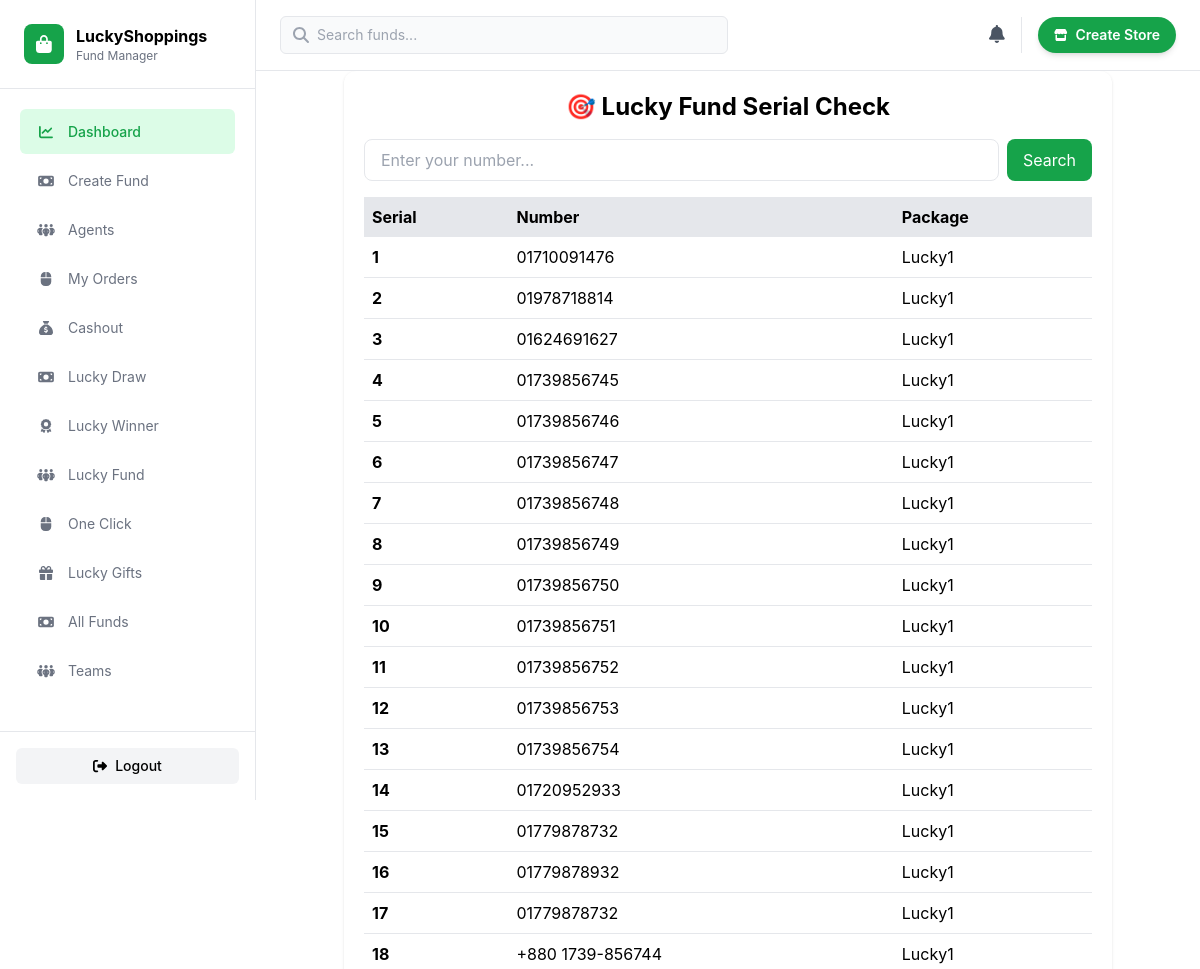
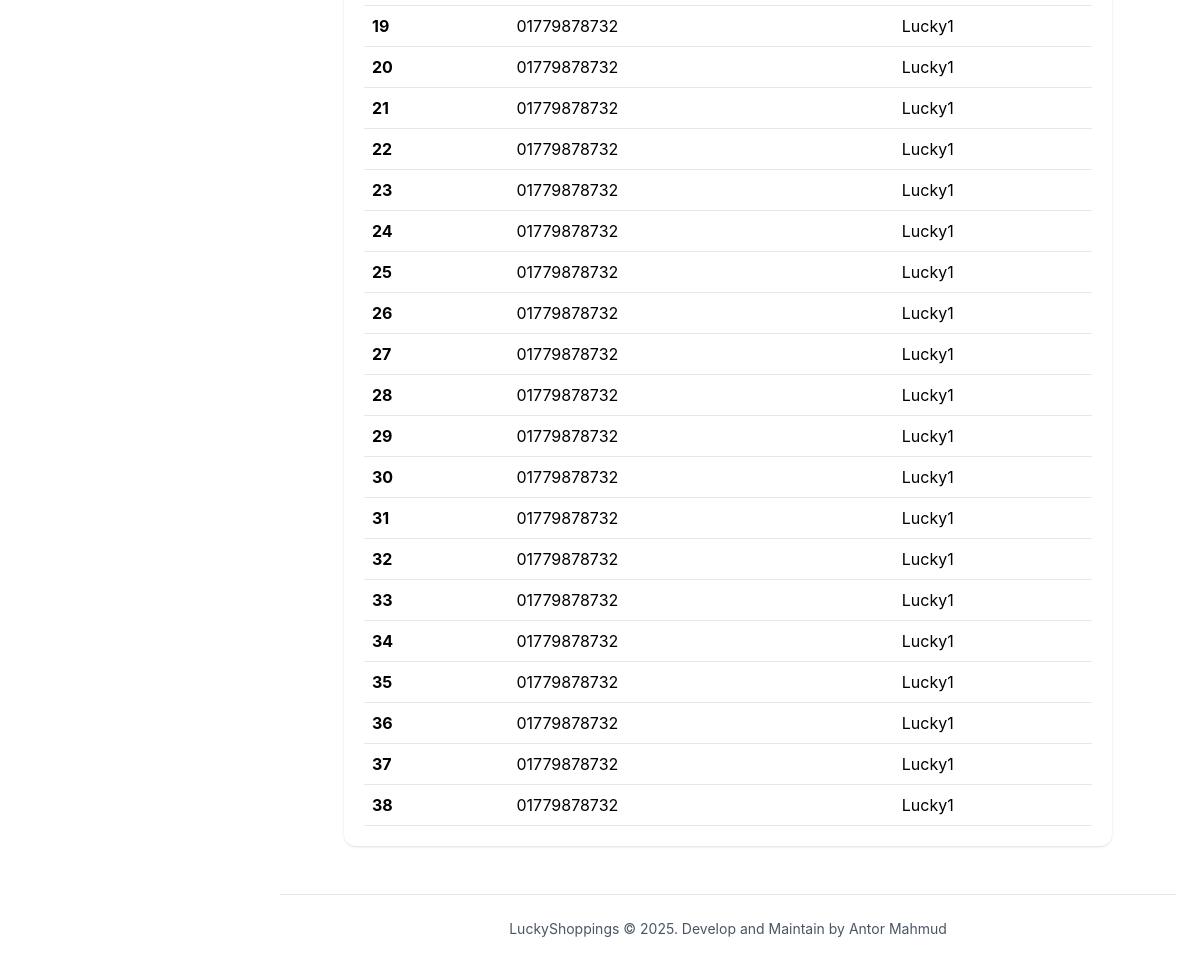
Screenshot of /lucky-fund/ with the database file from the repository (2 pictures, top to bottom).
### base/models.py (models this page shows, shortened)
class BaseModel(models.Model):
    created_at = models.DateTimeField(auto_now_add=True)
    updated_at = models.DateTimeField(auto_now=True)
    is_active = models.BooleanField(default=True)
    class Meta:
        abstract = True
        ordering = ['-created_at']

class LuckyFund(BaseModel):
    number = models.CharField(max_length=20)
    agent = models.ForeignKey(Profile, on_delete=models.CASCADE, related_name='fund_agent', null=True, blank=True)
    profile = models.ForeignKey(Profile, on_delete=models.CASCADE, related_name='lucky_funding')
    package = models.ForeignKey(LuckyPackage, on_delete=models.CASCADE,
    related_name='pack',
    null=True,
    blank=True
    )
    balance = models.IntegerField(default=00)
    is_rewarded = models.BooleanField(default=False)

class LuckyPackage(BaseModel):
    name = models.CharField(max_length=50)
    price = models.IntegerField(default=0)
    reward = models.IntegerField(default=0)

### base/views.py (the view)
# urls.py: path('lucky-fund/', luckyfund_list, name='luckyfund_list'),
def luckyfund_list(request):
    query = request.GET.get('q', '').strip()
    full_ids = list(
        LuckyFund.objects
        .filter(is_rewarded=False)
        .order_by('created_at')
        .values_list('id', flat=True)
    )
    funds = LuckyFund.objects.filter(is_rewarded=False).order_by('created_at')
    if query:
        funds = funds.filter(number__icontains=query)
    result = []
    for fund in funds:
        fund.serial = full_ids.index(fund.id) + 1
        result.append(fund)
    return render(request, 'list.html', {
        'funds': result,
        'query': query,
    })

### templates/list.html
{% extends 'index.html' %}
{% block body %}
<div class="max-w-3xl mx-auto bg-white rounded-xl shadow p-5">
    <h1 class="text-2xl font-bold text-center mb-4">🎯 Lucky Fund Serial Check</h1>
    <form method="get" class="flex gap-2 mb-4">
        <input
            type="text"
            name="q"
            value="{{ query }}"
            placeholder="Enter your number..."
            class="flex-1 px-4 py-2 border rounded-lg focus:outline-none focus:ring"
        >
        <button
            class="bg-green-600 text-white px-4 py-2 rounded-lg hover:bg-green-700"
        >Search</button>
    </form>
    <div class="overflow-x-auto">
        <table class="w-full border-collapse">
            <thead>
                <tr class="bg-gray-200 text-left">
                    <th class="p-2">Serial</th>
                    <th class="p-2">Number</th>
                    <th class="p-2">Package</th>
                </tr>
            </thead>
            <tbody>
                {% for fund in funds %}
                <tr class="border-b hover:bg-gray-50">
                    <td class="p-2 font-bold">{{ fund.serial }}</td>
                    <td class="p-2">{{ fund.number }}</td>
                    <td class="p-2">{{ fund.package.name }}</td>
                </tr>
                {% empty %}
                <tr>
                    <td colspan="3" class="text-center py-4 text-gray-500">No result found</td>
                </tr>
                {% endfor %}
            </tbody>
        </table>
    </div>
</div>
{% endblock %}

### templates/index.html (style rules this page uses)
body { background: #ffffff; color: #000000; font-family: -apple-system, BlinkMacSystemFont, 'Segoe UI', 'Roboto', 'Oxygen', 'Ubuntu', 'Cantarell', sans-serif; }

### rows the page displays
LuckyFund: serial "1", number "01710091476", package.name "Lucky1"
LuckyFund: serial "2", number "01978718814", package.name "Lucky1"
LuckyFund: serial "3", number "01624691627", package.name "Lucky1"
LuckyFund: serial "4", number "01739856745", package.name "Lucky1"
LuckyFund: serial "5", number "01739856746", package.name "Lucky1"
LuckyFund: serial "6", number "01739856747", package.name "Lucky1"
LuckyFund: serial "7", number "01739856748", package.name "Lucky1"
LuckyFund: serial "8", number "01739856749", package.name "Lucky1"
LuckyFund: serial "9", number "01739856750", package.name "Lucky1"
LuckyFund: serial "10", number "01739856751", package.name "Lucky1"
LuckyFund: serial "11", number "01739856752", package.name "Lucky1"
LuckyFund: serial "12", number "01739856753", package.name "Lucky1"
LuckyFund: serial "13", number "01739856754", package.name "Lucky1"
LuckyFund: serial "14", number "01720952933", package.name "Lucky1"
LuckyFund: serial "15", number "01779878732", package.name "Lucky1"
LuckyFund: serial "16", number "01779878932", package.name "Lucky1"
LuckyFund: serial "17", number "01779878732", package.name "Lucky1"
LuckyFund: serial "18", number "+880 1739-856744", package.name "Lucky1"
LuckyFund: serial "19", number "01779878732", package.name "Lucky1"
LuckyFund: serial "20", number "01779878732", package.name "Lucky1"
LuckyFund: serial "21", number "01779878732", package.name "Lucky1"
LuckyFund: serial "22", number "01779878732", package.name "Lucky1"
LuckyFund: serial "23", number "01779878732", package.name "Lucky1"
LuckyFund: serial "24", number "01779878732", package.name "Lucky1"
LuckyFund: serial "25", number "01779878732", package.name "Lucky1"
LuckyFund: serial "26", number "01779878732", package.name "Lucky1"
LuckyFund: serial "27", number "01779878732", package.name "Lucky1"
LuckyFund: serial "28", number "01779878732", package.name "Lucky1"
LuckyFund: serial "29", number "01779878732", package.name "Lucky1"
LuckyFund: serial "30", number "01779878732", package.name "Lucky1"
LuckyFund: serial "31", number "01779878732", package.name "Lucky1"
LuckyFund: serial "32", number "01779878732", package.name "Lucky1"
LuckyFund: serial "33", number "01779878732", package.name "Lucky1"
LuckyFund: serial "34", number "01779878732", package.name "Lucky1"
LuckyFund: serial "35", number "01779878732", package.name "Lucky1"
LuckyFund: serial "36", number "01779878732", package.name "Lucky1"
LuckyFund: serial "37", number "01779878732", package.name "Lucky1"
LuckyFund: serial "38", number "01779878732", package.name "Lucky1"
